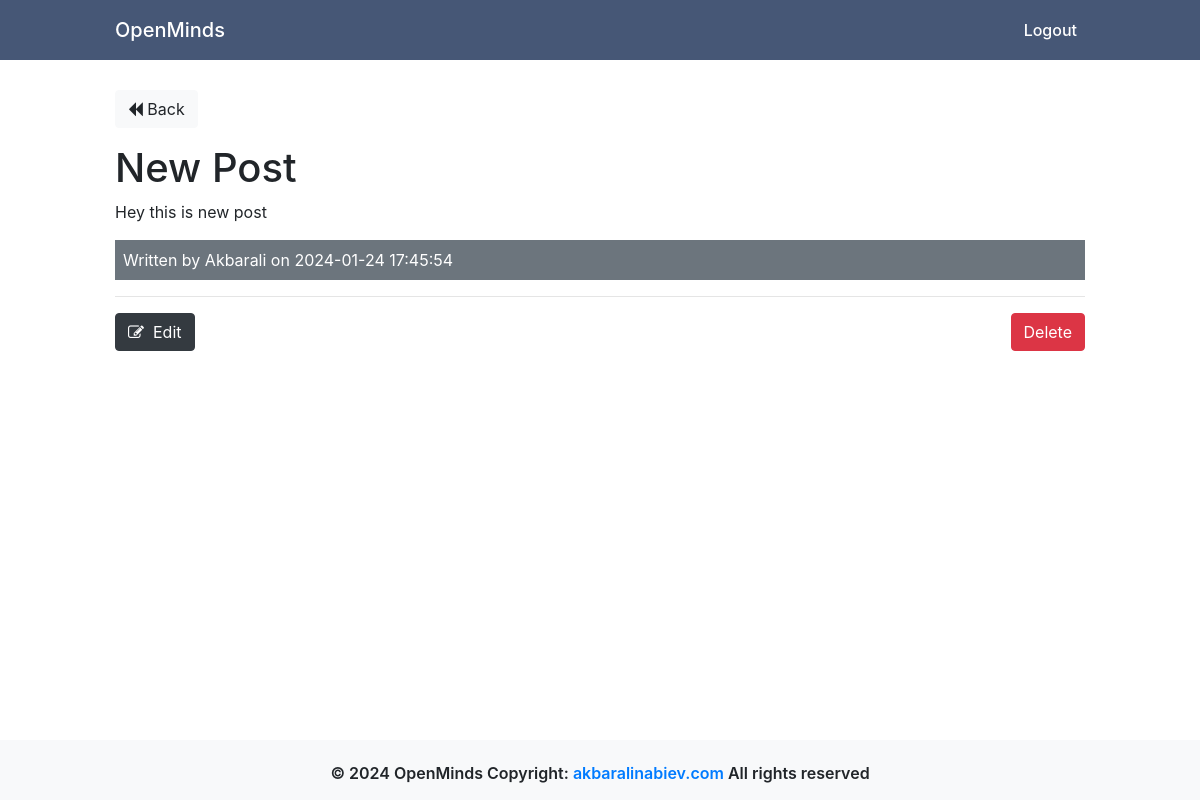
Page /posts/show/38 (signed in) on the committed database.
### tables this page shows
CREATE TABLE `posts` (
  `id` int(11) NOT NULL,
  `user_id` int(11) NOT NULL,
  `title` varchar(255) NOT NULL,
  `body` text NOT NULL,
  `created_at` timestamp NOT NULL DEFAULT current_timestamp()
);

CREATE TABLE `users` (
  `id` int(11) NOT NULL,
  `name` varchar(255) NOT NULL,
  `email` varchar(255) NOT NULL,
  `password` varchar(255) NOT NULL,
  `created_at` timestamp NOT NULL DEFAULT current_timestamp()
);

### app/controllers/Posts.php (called while the page is built, shortened)
<?php
  class Posts extends Controller{
    public function __construct(){
      $this->postModel = $this->model('Post');
      $this->userModel = $this->model('User');
    }
    public function show($id){
      $post = $this->postModel->getPostById($id);
      $user = $this->userModel->getUserById($post->user_id);
      $data = [
        'post' => $post,
        'user' => $user
      ];
      $this->view('posts/show', $data);
    }
  }

### app/libraries/Core.php (called while the page is built, shortened)
<?php
  class Core {
    protected $currentMethod = 'index';
    public function __construct(){
      $url = $this->getUrl();
      if(isset($url[0])) {
          if(file_exists('../app/controllers/'.ucwords($url[0]).'.php')){
              unset($url[0]);
          }
      }
      $this->currentController = new $this->currentController;
      if(isset($url[1])){
        if(method_exists($this->currentController, $url[1])){
          $this->currentMethod = $url[1];
          unset($url[1]);
        }
      }
      $this->params = $url ? array_values($url) : [];
      call_user_func_array([$this->currentController, $this->currentMethod], $this->params);
    }
    public function getUrl(){
      if(isset($_GET['url'])){
          $url = rtrim($_GET['url'], '/');
          $url = filter_var($url, FILTER_SANITIZE_URL);
          $url = explode('/', $url);
          return $url;
      }
      return [];
  }
  }

### public/index.php (called while the page is built, shortened)
<?php
  $init = new Core;

### app/libraries/Database.php (called while the page is built, shortened)
<?php
class Database {
	private $host = DB_HOST;
	private $user = DB_USER;
	private $pass = DB_PASS;
	private $dbname = DB_NAME;
	private $dbh;
	private $stmt;
	public function __construct() {
		$dsn = 'mysql:host=' . $this->host . ';dbname=' . $this->dbname;
		$options = array (
			PDO::ATTR_PERSISTENT => true,
			PDO::ATTR_ERRMODE => PDO::ERRMODE_EXCEPTION
		);
		try {
			$this->dbh = new PDO ($dsn, $this->user, $this->pass, $options);
		}
		catch ( PDOException $e ) {
			$this->error = $e->getMessage();
		}
	}
	public function query($query) {
		$this->stmt = $this->dbh->prepare($query);
	}
	public function bind($param, $value, $type = null) {
		if (is_null ($type)) {
			switch (true) {
				case is_int ($value) :
					$type = PDO::PARAM_INT;
					break;
				default :
					$type = PDO::PARAM_STR;
			}
		}
		$this->stmt->bindValue($param, $value, $type);
	}
	public function execute(){
		return $this->stmt->execute();
	}
	public function single(){
		$this->execute();
		return $this->stmt->fetch(PDO::FETCH_OBJ);
	}
}

### app/models/Post.php (called while the page is built, shortened)
<?php
  class Post {
    private $db;
    public function __construct(){
      $this->db = new Database;
    }
    public function getPostById($id){
      $this->db->query("SELECT * FROM posts WHERE id = :id");
      $this->db->bind(':id', $id);
      $row = $this->db->single();
      return $row;
    }
  }

### app/models/User.php (called while the page is built, shortened)
<?php
  class User {
    private $db;
    public function __construct(){
      $this->db = new Database;
    }
    public function getUserById($id){
      $this->db->query("SELECT * FROM users WHERE id = :id");
      $this->db->bind(':id', $id);
      $row = $this->db->single();
      return $row;
    }
  }

### app/views/posts/show.php (the view)
<?php require APPROOT . '/views/inc/header.php'; ?>
<a href="<?php echo URLROOT; ?>" class="btn btn-light mb-3"><i class="fa fa-backward" aria-hidden="true"></i> Back</a>
<br>
<h1><?php echo $data['post']->title; ?></h1>
<p><?php echo $data['post']->body; ?></p>
<div class="bg-secondary text-white p-2 mb-3">
  Written by <?php echo $data['user']->name; ?> on <?php echo $data['post']->created_at; ?>
</div>
<?php if($data['post']->user_id == $_SESSION['user_id']) : ?>
<hr>
<a href="<?php echo URLROOT; ?>/posts/edit/<?php echo $data['post']->id; ?>" class="btn btn-dark">
  <i class="fa fa-edit" aria-hidden="true"></i>&nbsp;&nbsp;Edit
</a>
<form class="pull-right" action="<?php echo URLROOT; ?>/posts/delete/<?php echo $data['post']->id; ?>" method="post">
  <input type="submit" class="btn btn-danger" value="Delete">
</form>
<?php endif; ?>
<?php require APPROOT . '/views/inc/footer.php'; ?>

### rows in the picture
posts: title "New Post", body "Hey this is new post", created_at "2024-01-24 17:45:54"
users: name "Akbarali"

### other values in the picture
SITENAME "OpenMinds"
